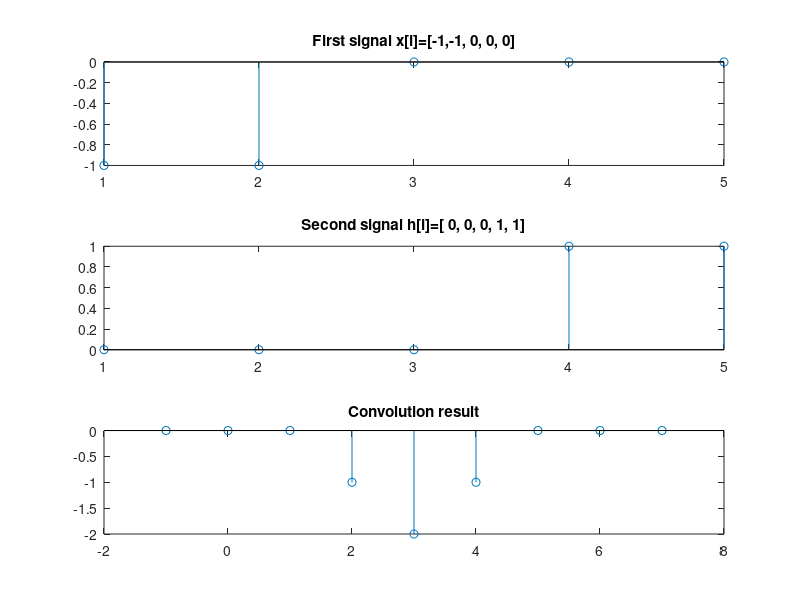

The MATLAB source for this figure:
# MUHAMMAD AUFI RAYESA FRANDHANA
# PemrSD112 Ilmu Komputer FMIPA UNJ
# 1313617014
# PemrSD112 assignment chapter 2 no. 4 (page 20 of module)

# To run this program via command line, please use
#
# octave-cli -q --persist achap02_no04.m
#
# There are .bat files for Windows and .bash files for *NIX-like OS.
# A note for *NIX users, make sure the .bash files have permission to
# execute.
# https://superuser.com/questions/916842/show-octave-plot-from-shell-script
#
# This also has VSCode debug settings. If you have set octave-cli to run
# from path, you may change the "octave" attribute to "octave-cli". If you
# haven't but have installed it on default location, leave it be. If you
# haven't done either, you may have to set the directory to the octave-cli
# yourself. I used this plugin from the VSCode marketplace:
# https://marketplace.visualstudio.com/items?itemName=paulosilva.vsc-octave-debugger

function achap02_no04
    base = 1:5;
    base_nu = -1:7;
    x = [zeros(1,2),ones(1,3)]-1;
    h = [zeros(1,3),ones(1,2)];
    xh = conv(x,h);

    subplot(3,1,1);
    stem(base,x);
    title("First signal x[i]=[-1,-1, 0, 0, 0]");

    subplot(3,1,2);
    stem(base,h);
    title("Second signal h[i]=[ 0, 0, 0, 1, 1]");

    subplot(3,1,3);
    stem(base_nu,xh);
    title("Convolution result");
endfunction